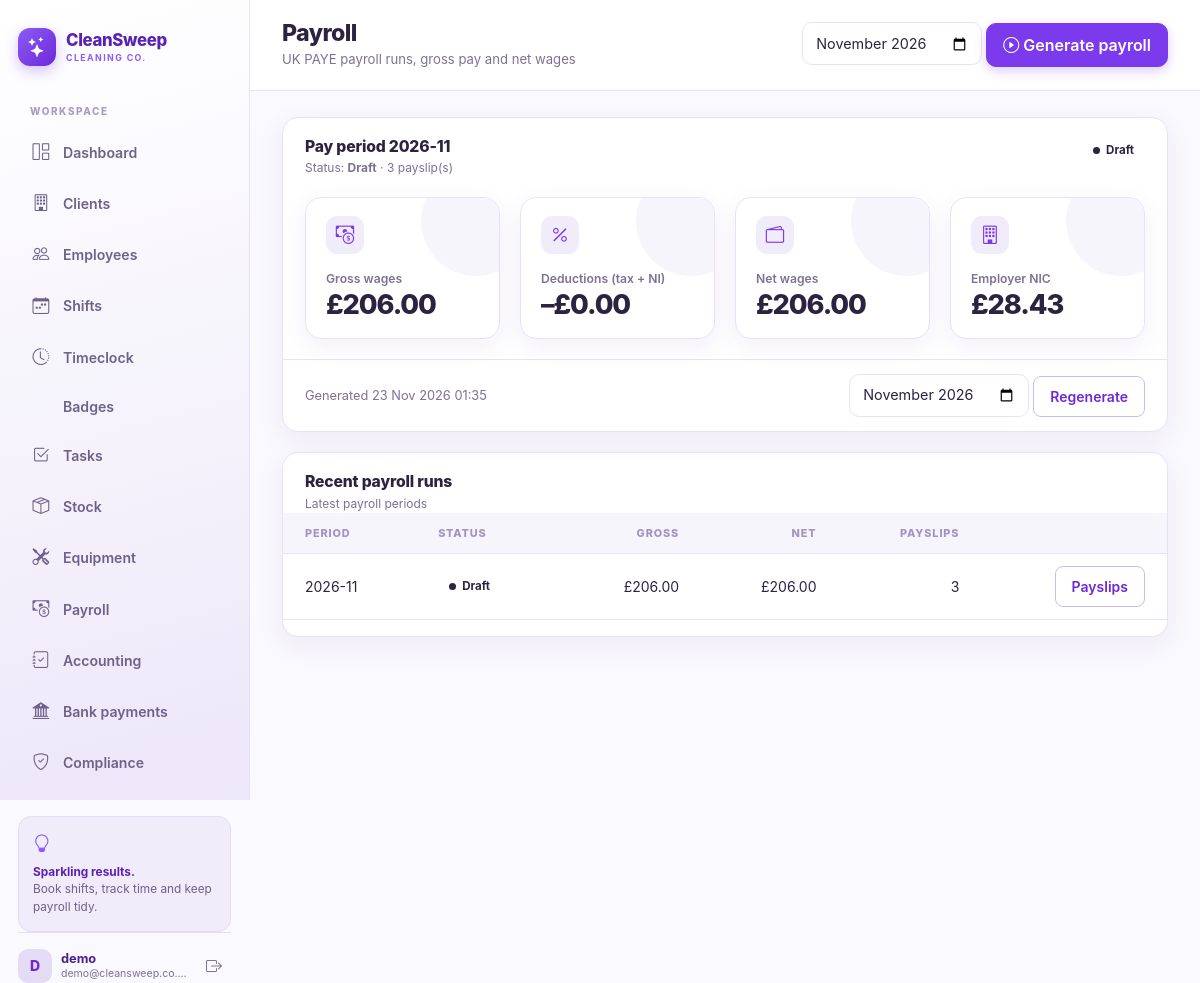
The page /payroll/ (signed in) on the database its author committed.
### payroll/models.py (models this page shows, shortened)
class PayrollRun(models.Model):
    STATUS_CHOICES = (
        ("draft", "Draft"),
        ("issued", "Issued"),
        ("paid", "Paid"),
    )
    period = models.CharField(max_length=7, unique=True, help_text="Pay period in YYYY-MM format.")
    status = models.CharField(max_length=10, choices=STATUS_CHOICES, default="draft")
    generated_at = models.DateTimeField(null=True, blank=True)
    gross_total = models.DecimalField(max_digits=14, decimal_places=2, default=0)
    deductions_total = models.DecimalField(max_digits=14, decimal_places=2, default=0)
    net_total = models.DecimalField(max_digits=14, decimal_places=2, default=0)
    employer_nic_total = models.DecimalField(max_digits=14, decimal_places=2, default=0)
    payslip_count = models.PositiveIntegerField(default=0)
    class Meta:
        ordering = ["-period"]

### payroll/views.py (the view)
# urls.py: path("", views.payroll_home, name="payroll_home"),
@login_required
def payroll_home(request):
    today = date.today()
    period = f"{today.year:04d}-{today.month:02d}"
    run = (
        PayrollRun.objects.filter(period=period)
        .prefetch_related("payslips")
        .order_by("-id")
        .first()
    )
    recent_runs = PayrollRun.objects.prefetch_related("payslips__employee").all()[:6]
    config = get_payroll_config()
    tax_years = [
        (2023, "2023/2024"),
        (2024, "2024/2025"),
        (2025, "2025/2026"),
        (2026, "2026/2027"),
    ]
    context = {
        "period": period,
        "run": run,
        "recent_runs": recent_runs,
        "config": config,
        "tax_years": tax_years,
    }
    return render(request, "payroll/payroll_home.html", context)

### core/templatetags/money.py (called while the page is built)
@register.simple_tag(takes_context=True)
def money(context, value):
    code = context.get("currency", "GBP")
    symbol = SYMBOLS.get(code, "£")
    try:
        amount = value if isinstance(value, Decimal) else Decimal(str(value or 0))
    except (InvalidOperation, TypeError, ValueError):
        amount = Decimal("0.00")
    sign = "-" if amount < 0 else ""
    return f"{sign}{symbol}{abs(amount):,.2f}"

### payroll/services.py (called while the page is built)
def get_payroll_config():
    config, _ = PayrollConfig.objects.get_or_create(
        pk=1,
        defaults={
            "pay_day": 28,
            "overtime_threshold": 40,
            "overtime_multiplier": Decimal("1.5"),
            "tax_year": 2025,
            "pay_frequency": "monthly",
        },
    )
    return config

### payroll/templates/payroll/payroll_home.html (shortened to what this page needs)
{% extends "core/base.html" %}
{% load money %}
{% block page_title %}Payroll{% endblock %}
{% block page_subtitle %}UK PAYE payroll runs, gross pay and net wages{% endblock %}
{% block page_actions %}
  <form method="post" action="{% url 'payroll_generate' %}" class="d-inline">
    <input type="month" name="period" class="form-control form-control-sm d-inline-block w-auto" value="{{ period }}">
    <button type="submit" class="btn btn-purple"><i class="bi bi-play-circle me-1"></i>Generate payroll</button>
  </form>
{% endblock %}
{% block page_content %}
  <div class="panel">
    <div class="panel-head">
      <div>
        <h3 class="panel-title">Pay period {{ period }}</h3>
        <p class="panel-sub">
          {% if run %}
            Status: <strong>{{ run.get_status_display }}</strong> · {{ run.payslip_count }} payslip(s)
          {% else %}
            No payroll run has been generated for this period yet.
          {% endif %}
        </p>
      </div>
      {% if run %}
        <span class="badge-status badge-status-{{ run.status|default:'grey' }}"><span class="dot"></span>{{ run.get_status_display }}</span>
      {% endif %}
    </div>
    <div class="panel-body">
      <div class="grid grid-4">
        <div class="stat-card">
          <div class="stat-top"><div class="stat-icon"><i class="bi bi-cash-coin"></i></div></div>
          <div class="stat-label">Gross wages</div>
          <div class="stat-value">{% money run.gross_total %}</div>
        </div>
        <div class="stat-card">
          <div class="stat-top"><div class="stat-icon"><i class="bi bi-percent"></i></div></div>
          <div class="stat-label">Deductions (tax + NI)</div>
          <div class="stat-value">–{% money run.deductions_total %}</div>
        </div>
        <div class="stat-card">
          <div class="stat-top"><div class="stat-icon"><i class="bi bi-wallet2"></i></div></div>
          <div class="stat-label">Net wages</div>
          <div class="stat-value">{% money run.net_total %}</div>
        </div>
        <div class="stat-card">
          <div class="stat-top"><div class="stat-icon"><i class="bi bi-building"></i></div></div>
          <div class="stat-label">Employer NIC</div>
          <div class="stat-value">{% money run.employer_nic_total %}</div>
        </div>
      </div>
    </div>
    {% if run %}
      <div class="panel-footer d-flex justify-content-between align-items-center">
        <span class="text-muted-dark" style="font-size: .8rem;">Generated {{ run.generated_at|date:"d M Y H:i" }}</span>
        <form method="post" action="{% url 'payroll_generate' %}" class="d-inline">
          <input type="month" name="period" class="form-control form-control-sm d-inline-block w-auto" value="{{ period }}">
          <button type="submit" class="btn btn-outline-purple btn-sm">Regenerate</button>
        </form>
      </div>
    {% endif %}
  </div>
  <div class="panel" style="margin-top: 20px;">
    <div class="panel-head">
      <div>
        <h3 class="panel-title">Recent payroll runs</h3>
        <p class="panel-sub">Latest payroll periods</p>
      </div>
    </div>
    <div class="table-responsive">
      <table class="table align-middle">
        <thead><tr><th>Period</th><th>Status</th><th class="text-end">Gross</th><th class="text-end">Net</th><th class="text-end">Payslips</th><th></th></tr></thead>
        <tbody>
          {% for r in recent_runs %}
            <tr>
              <td>{{ r.period }}</td>
              <td><span class="badge-status badge-status-{{ r.status|default:'grey' }}"><span class="dot"></span>{{ r.get_status_display }}</span></td>
              <td class="text-end">{% money r.gross_total %}</td>
              <td class="text-end">{% money r.net_total %}</td>
              <td class="text-end">{{ r.payslip_count }}</td>
              <td class="text-end">
                <button class="btn btn-sm btn-outline-purple" type="button" data-bs-toggle="collapse" data-bs-target="#run-{{ r.pk }}" aria-expanded="false" aria-controls="run-{{ r.pk }}">Payslips</button>
              </td>
            </tr>
          {% empty %}
            <tr><td colspan="6"><div class="empty-compact"><i class="bi bi-cash-coin"></i><p>No payroll runs yet.</p></div></td></tr>
          {% endfor %}
        </tbody>
      </table>
    </div>
  </div>
{% endblock %}

### core/templates/core/base.html (shortened to what this page needs)
{% load static form_tags %}<!doctype html>
<html lang="en">
<head>
  <link rel="stylesheet" href="{% static 'vendor/bootstrap/bootstrap.min.css' %}">
  <link rel="stylesheet" href="{% static 'vendor/bootstrap-icons/bootstrap-icons.min.css' %}">
  <link rel="stylesheet" href="{% static 'cleaning/css/theme.css' %}">
</head>
<body class="{% if not user.is_authenticated %}auth-body{% endif %}">
{% if user.is_authenticated %}
  {% with nav_name=request.resolver_match.url_name %}
  <div class="app-shell">
    <aside class="sidebar d-none d-lg-flex">
      <a href="{% url 'dashboard' %}" class="brand">
        <span class="brand-mark"><i class="bi bi-stars"></i></span>
        <span class="brand-text">CleanSweep<small>CLEANING CO.</small></span>
      </a>
      <div class="sidebar-label">WORKSPACE</div>
      <nav class="sidebar-nav">
        <a href="{% url 'dashboard' %}" class="nav-link {% if nav_name == 'dashboard' %}active{% endif %}">
          <i class="bi bi-grid-1x2"></i><span>Dashboard</span>
        </a>
        <a href="{% url 'client_list' %}" class="nav-link {% if nav_name == 'client' or nav_name == 'client_form' or nav_name == 'client_delete' %}active{% endif %}">
          <i class="bi bi-building"></i><span>Clients</span>
        </a>
        <a href="{% url 'employee_list' %}" class="nav-link {% if nav_name == 'employee' or nav_name == 'employee_form' or nav_name == 'employee_delete' %}active{% endif %}">
          <i class="bi bi-people"></i><span>Employees</span>
        </a>
        <a href="{% url 'shift_list' %}" class="nav-link {% if nav_name == 'shift' %}active{% endif %}">
          <i class="bi bi-calendar-week"></i><span>Shifts</span>
        </a>
        <a href="{% url 'timeclock_home' %}" class="nav-link {% if nav_name == 'timeclock' or nav_name == 'time_entry' %}active{% endif %}">
          <i class="bi bi-clock-history"></i><span>Timeclock</span>
        </a>
        <a href="{% url 'badge_list' %}" class="nav-link {% if nav_name == 'badge' %}active{% endif %}">
          <span>Badges</span>
        </a>
        <a href="{% url 'task_list' %}" class="nav-link {% if nav_name == 'task' %}active{% endif %}">
          <i class="bi bi-check2-square"></i><span>Tasks</span>
        </a>
        <a href="{% url 'stock_list' %}" class="nav-link {% if 'stock' in nav_name or nav_name == 'inventory' %}active{% endif %}">
          <i class="bi bi-box-seam"></i><span>Stock</span>
        </a>
        <a href="{% url 'equipment_list' %}" class="nav-link {% if 'equipment' in nav_name %}active{% endif %}">
          <i class="bi bi-tools"></i><span>Equipment</span>
        </a>
        <a href="{% url 'payroll_home' %}" class="nav-link {% if nav_name == 'payroll' or nav_name == 'payslip' or nav_name == 'payroll_config' %}active{% endif %}">
          <i class="bi bi-cash-coin"></i><span>Payroll</span>
        </a>
        <a href="{% url 'accounting_payment_list' %}" class="nav-link {% if nav_name == 'accounting' %}active{% endif %}">
          <i class="bi bi-journal-check"></i><span>Accounting</span>
        </a>
        <a href="{% url 'banking_home' %}" class="nav-link {% if nav_name == 'banking_home' %}active{% endif %}">
          <i class="bi bi-bank2"></i><span>Bank payments</span>
        </a>
        <a href="{% url 'compliance' %}" class="nav-link {% if nav_name == 'compliance' %}active{% endif %}">
          <i class="bi bi-shield-check"></i><span>Compliance</span>
        </a>
      </nav>
      <div class="sidebar-tip">
        <i class="bi bi-lightbulb"></i>
        <p><strong>Sparkling results.</strong><br>Book shifts, track time and keep payroll tidy.</p>
      </div>
      <div class="sidebar-user mt-auto">
        <span class="avatar">{{ user.username|slice:":1"|upper }}</span>
        <span class="user-meta"><strong>{{ user.username }}</strong><small>{{ user.email|truncatechars:22 }}</small></span>
        <form action="{% url 'logout' %}" method="post" class="ms-auto">
          <button type="submit" class="btn btn-icon" title="Sign out" aria-label="Sign out"><i class="bi bi-box-arrow-right"></i></button>
        </form>
      </div>
    </aside>
    <div class="app-main">
      <header class="topbar">
        <div class="me-auto">
          <h1 class="page-title">{% block page_title %}Dashboard{% endblock %}</h1>
          <div class="page-subtitle">{% block page_subtitle %}Clean operations at a glance{% endblock %}</div>
        </div>
        {% block page_actions %}{% endblock %}
      </header>
      <main class="content">
        {% block page_content %}{% endblock %}
      </main>
    </div>
  </div>
  {% endwith %}
{% endif %}
</body>
</html>

### rows shown on the page
PayrollRun: status "Draft", payslip_count "3", gross_total "£206.00", deductions_total "£0.00", net_total "£206.00", employer_nic_total "£28.43", generated_at "23 Nov 2026 01:35", period "2026-11"

### other values the page prints
{{ user.username|slice:":1"|upper }} "D"
{{ user.username }} "demo"
{{ user.email|truncatechars:22 }} "demo@cleansweep.co.…"
